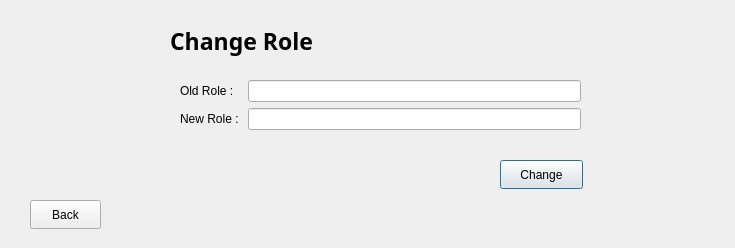
<?xml version="1.0" encoding="UTF-8"?>
<ui version="4.0">
 <class>ChangeRoleInOrganization</class>
 <widget class="QDialog" name="ChangeRoleInOrganization">
  <property name="geometry">
   <rect>
    <x>0</x>
    <y>0</y>
    <width>735</width>
    <height>248</height>
   </rect>
  </property>
  <property name="windowTitle">
   <string>Dialog</string>
  </property>
  <widget class="QLabel" name="label">
   <property name="geometry">
    <rect>
     <x>170</x>
     <y>20</y>
     <width>291</width>
     <height>41</height>
    </rect>
   </property>
   <property name="font">
    <font>
     <family>Rockwell Extra Bold</family>
     <pointsize>17</pointsize>
     <bold>true</bold>
    </font>
   </property>
   <property name="text">
    <string>Change Role</string>
   </property>
  </widget>
  <widget class="QWidget" name="formLayoutWidget">
   <property name="geometry">
    <rect>
     <x>180</x>
     <y>80</y>
     <width>401</width>
     <height>72</height>
    </rect>
   </property>
   <layout class="QFormLayout" name="formLayout">
    <item row="0" column="0">
     <widget class="QLabel" name="label_3">
      <property name="text">
       <string>Old Role :</string>
      </property>
     </widget>
    </item>
    <item row="0" column="1">
     <widget class="QLineEdit" name="OldRoleInOrganization"/>
    </item>
    <item row="1" column="0">
     <widget class="QLabel" name="label_2">
      <property name="text">
       <string>New Role : </string>
      </property>
     </widget>
    </item>
    <item row="1" column="1">
     <widget class="QLineEdit" name="lineEdit"/>
    </item>
   </layout>
  </widget>
  <widget class="QPushButton" name="pushButton">
   <property name="geometry">
    <rect>
     <x>500</x>
     <y>160</y>
     <width>83</width>
     <height>29</height>
    </rect>
   </property>
   <property name="text">
    <string>Change</string>
   </property>
  </widget>
  <widget class="QPushButton" name="pushButton_2">
   <property name="geometry">
    <rect>
     <x>30</x>
     <y>200</y>
     <width>71</width>
     <height>29</height>
    </rect>
   </property>
   <property name="text">
    <string>Back</string>
   </property>
  </widget>
 </widget>
 <resources/>
 <connections/>
</ui>
